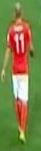
#> input picture media/players/hol3.jpg, 41 x 151 px
$ python identify_players.py
#> lines starting #> are read from the running program, lines starting #| are printed output that depends on the picture; after the words box and inside, x2 and y2 are one past the last pixel; in counts of white or black regions, pixels touching at a corner belong together
import cv2
import numpy as np
from colorthief import ColorThief
import matplotlib.pyplot as plt

def create_bar(height, width, color):
    bar = np.zeros((height, width, 3), np.uint8)
    bar[:] = color
    red, green, blue = int(color[2]), int(color[1]), int(color[0])
    return bar, (red, green, blue)


def get_centers(img):
    height, width, _ = np.shape(img)
    data = np.reshape(img, (height * width, 3))
    data = np.float32(data)
    number_clusters = 5
    criteria = (cv2.TERM_CRITERIA_EPS + cv2.TERM_CRITERIA_MAX_ITER, 10, 1.0)
    flags = cv2.KMEANS_RANDOM_CENTERS
    compactness, labels, centers = cv2.kmeans(data, number_clusters, None, criteria, 10, flags)
    return centers

def display(indice, centers, img):
    font = cv2.FONT_HERSHEY_SIMPLEX
    bars = []
    rgb_values = []

    for index, row in enumerate(centers):
        bar, rgb = create_bar(200, 200, row)
        bars.append(bar)
        rgb_values.append(rgb)

    img_bar = np.hstack(bars)

    for index, row in enumerate(rgb_values):
        image = cv2.putText(img_bar, f'{index + 1}. RGB: {row}', (5 + 200 * index, 200 - 10),
                            font, 0.5, (255, 0, 0), 1, cv2.LINE_AA)
        print(f'{index + 1}. RGB{row}')

    cv2.imshow('Image {}'.format(indice), img)
    cv2.imshow('Dominant colors {}'.format(indice), img_bar)

image = cv2.imread('media/players/hol3.jpg')
#> image is the input picture: shape (151, 41, 3); mean B, G, R 72.9, 129.2, 125.6
hvs = cv2.cvtColor(image, cv2.COLOR_RGB2HSV)
#> hvs: shape (151, 41, 3); mean H, S, V 82.9, 139.7, 154.8
plt.imshow(hvs)
plt.show()

centers = get_centers(image)
#> in get_centers, `compactness, labels, centers = cv2.kmeans(data, number_clusters, None,..`: compactness = 5597046.7; labels = 6191 values, max 4 at index 0, min 0 at index 140, mean 2.79; centers = [[100.6, 135.3, 192], [213.6, 226, 234.8], [46.2, 120.9, 79.88], [42.04, 54.71, 187.9], [67.68, 138.2, 99.91]]
display(1, centers, image)
#> the loop in display, `for index, row in enumerate(centers):` made 5 passes
#> (row, red in create_bar, green in create_bar, blue in create_bar) on passes 1 to 5: ([100.6, 135.3, 192], 192, 135, 100), ([213.6, 226, 234.8], 234, 226, 213), ([46.2, 120.9, 79.88], 79, 120, 46), ([42.04, 54.71, 187.9], 187, 54, 42), ([67.68, 138.2, 99.91], 99, 138, 67)
#> pass 1, in display, `bar, rgb = create_bar(200, 200, row)`:
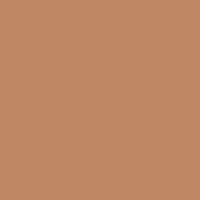
#> bar: shape (200, 200, 3); mean of channels 0, 1, 2 100, 135, 192; drawn as B, G, R
#> pass 2, in display, `bar, rgb = create_bar(200, 200, row)`:
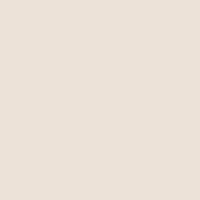
#> bar: shape (200, 200, 3); mean of channels 0, 1, 2 213, 226, 234; drawn as B, G, R
#> pass 3, in display, `bar, rgb = create_bar(200, 200, row)`:
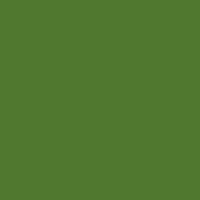
#> bar: shape (200, 200, 3); mean of channels 0, 1, 2 46, 120, 79; drawn as B, G, R
#> after the loop in display, `for index, row in enumerate(centers):`: bars = 5 items; rgb_values = [(192, 135, 100), (234, 226, 213), (79, 120, 46), (187, 54, 42), (99, 138, 67)]
#> in display, `img_bar = np.hstack(bars)`:
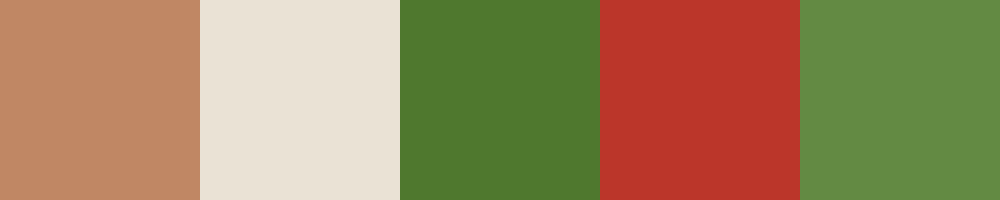
#> img_bar: shape (200, 1000, 3); mean of channels 0, 1, 2 93.6, 134.6, 158.2; drawn as B, G, R
#> the loop in display, `for index, row in enumerate(rgb_values):` made 5 passes
#| 1. RGB(192, 135, 100)
#| 2. RGB(234, 226, 213)
#| 3. RGB(79, 120, 46)
#| 4. RGB(187, 54, 42)
#| 5. RGB(99, 138, 67)
#> pass 2, in display, `image = cv2.putText(img_bar, f'{index + 1}. RGB: {row}', (5 + 200 * in..`:
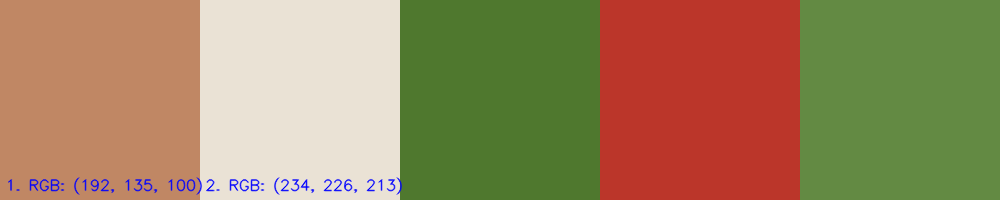
#> image: shape (200, 1000, 3); mean of channels 0, 1, 2 94.1, 133.7, 157.1; drawn as B, G, R
#> pass 3, in display, `image = cv2.putText(img_bar, f'{index + 1}. RGB: {row}', (5 + 200 * in..`:
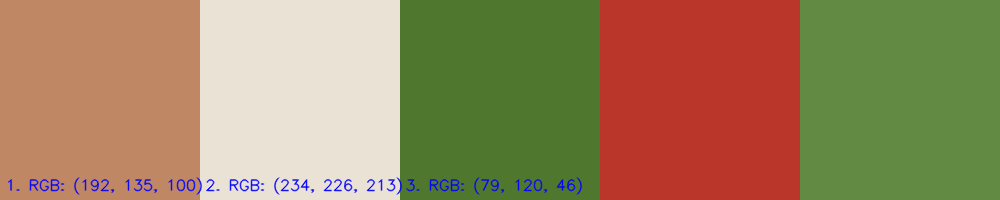
#> image: shape (200, 1000, 3); 0.52% of pixels changed, all inside (x1, y1, x2, y2) = (406, 177, 583, 195); drawn as B, G, R
#> after the loop in display, `for index, row in enumerate(rgb_values):`:
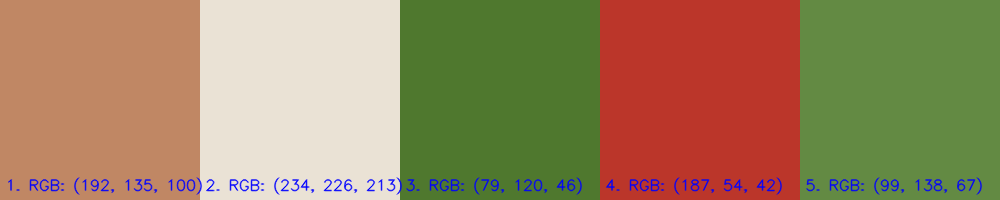
#> img_bar: shape (200, 1000, 3); 2.73% of pixels changed, all inside (x1, y1, x2, y2) = (8, 177, 983, 195); drawn as B, G, R
""""
image2 = cv2.imread('media/players/arg2.jpg')
centers = get_centers(image2)
display(2, centers, image2)

ct = ColorThief('media/players/arg2.jpg')
palette = ct.get_palette(color_count=5)
plt.imshow([[palette[i] for i in range(5)]])
plt.show()

ct = ColorThief('media/players/arg1.jpg')
palette = ct.get_palette(color_count=5)
plt.imshow([[palette[i] for i in range(5)]])
plt.show()

ct = ColorThief('media/players/hol1.jpg')
palette = ct.get_palette(color_count=5)
plt.imshow([[palette[i] for i in range(5)]])
plt.show()

ct = ColorThief('media/players/hol2.jpg')
palette = ct.get_palette(color_count=5)
plt.imshow([[palette[i] for i in range(5)]])
plt.show()

ct = ColorThief('media/players/hol3.jpg')
palette = ct.get_palette(color_count=5)
plt.imshow([[palette[i] for i in range(5)]])
plt.show() """

""" image3 = cv2.imread('media/players/hol1.jpg')
centers = get_centers(image3)
display(3, centers, image3)

image4 = cv2.imread('media/players/hol2.jpg')
centers = get_centers(image4)
display(4, centers, image4) """

cv2.waitKey(0)

$ run again, with media/players/hol1.JPG copied over media/players/hol3.jpg
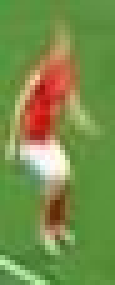
#> input picture media/players/hol1.JPG, 23 x 57 px (shown 5 times larger)
#> image is the input picture: shape (57, 23, 3); mean B, G, R 73.8, 142, 119.1
#> hvs: shape (57, 23, 3); mean H, S, V 79.5, 136.9, 155
#> data = 1311 rows, first 8: [62, 154, 73], [62, 151, 77], [62, 147, 85], [63, 145, 92], [63, 144, 95], [64, 146, 94], [64, 148, 89], [64, 150, 86]
#> in get_centers, `compactness, labels, centers = cv2.kmeans(data, number_clusters, None,..`: compactness = 819585.5; labels = 1311 values, max 4 at index 127, min 0 at index 173, mean 2; centers = [[123.2, 180.9, 170.3], [35.79, 54.59, 176.1], [62.7, 142.3, 94.98], [210.4, 229.9, 233.9], [77.78, 124, 166.3]]
#> the loop in display, `for index, row in enumerate(centers):` made 5 passes
#> (row, red in create_bar, green in create_bar, blue in create_bar) on passes 1 to 5: ([123.2, 180.9, 170.3], 170, 180, 123), ([35.79, 54.59, 176.1], 176, 54, 35), ([62.7, 142.3, 94.98], 94, 142, 62), ([210.4, 229.9, 233.9], 233, 229, 210), ([77.78, 124, 166.3], 166, 123, 77)
#> pass 1, in display, `bar, rgb = create_bar(200, 200, row)`:
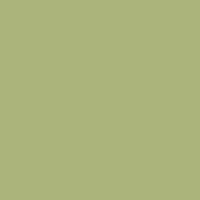
#> bar: shape (200, 200, 3); mean of channels 0, 1, 2 123, 180, 170; drawn as B, G, R
#> after the loop in display, `for index, row in enumerate(centers):`: bars = 5 items; rgb_values = [(170, 180, 123), (176, 54, 35), (94, 142, 62), (233, 229, 210), (166, 123, 77)]
#> the loop in display, `for index, row in enumerate(rgb_values):` made 5 passes
#> (printed output is left out)
#> after the loop in display, `for index, row in enumerate(rgb_values):`:
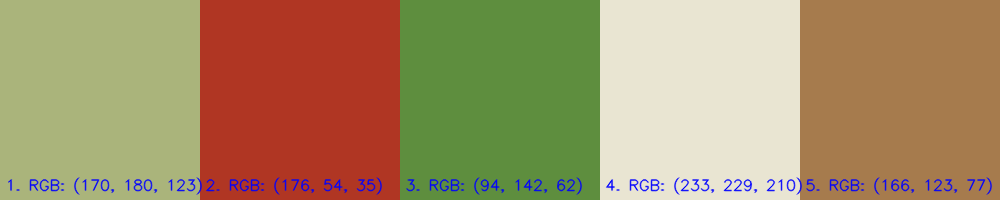
#> img_bar: shape (200, 1000, 3); mean of channels 0, 1, 2 103.2, 143.9, 165.8; drawn as B, G, R

$ run again, with media/players/hol2.JPG copied over media/players/hol3.jpg
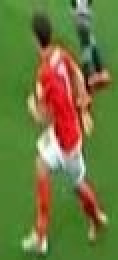
#> input picture media/players/hol2.JPG, 59 x 130 px (shown 2 times larger)
#> image is the input picture: shape (130, 59, 3); mean B, G, R 61.4, 119.1, 108.2
#> hvs: shape (130, 59, 3); mean H, S, V 81.4, 147, 139.8
#> in get_centers, `compactness, labels, centers = cv2.kmeans(data, number_clusters, None,..`: compactness = 7804110.6; labels = 7670 values, max 4 at index 1438, min 0 at index 38, mean 1.38; centers = [[107.4, 139.2, 167.3], [51.76, 126.1, 82.74], [24.93, 54.6, 65.34], [183.8, 204.4, 217.2], [41.4, 53.09, 184.1]]
#> the loop in display, `for index, row in enumerate(centers):` made 5 passes
#> (row, red in create_bar, green in create_bar, blue in create_bar) on passes 1 to 5: ([107.4, 139.2, 167.3], 167, 139, 107), ([51.76, 126.1, 82.74], 82, 126, 51), ([24.93, 54.6, 65.34], 65, 54, 24), ([183.8, 204.4, 217.2], 217, 204, 183), ([41.4, 53.09, 184.1], 184, 53, 41)
#> pass 1, in display, `bar, rgb = create_bar(200, 200, row)`:
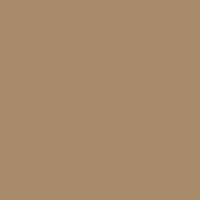
#> bar: shape (200, 200, 3); mean of channels 0, 1, 2 107, 139, 167; drawn as B, G, R
#> after the loop in display, `for index, row in enumerate(centers):`: bars = 5 items; rgb_values = [(167, 139, 107), (82, 126, 51), (65, 54, 24), (217, 204, 183), (184, 53, 41)]
#> the loop in display, `for index, row in enumerate(rgb_values):` made 5 passes
#> (printed output is left out)
#> after the loop in display, `for index, row in enumerate(rgb_values):`:
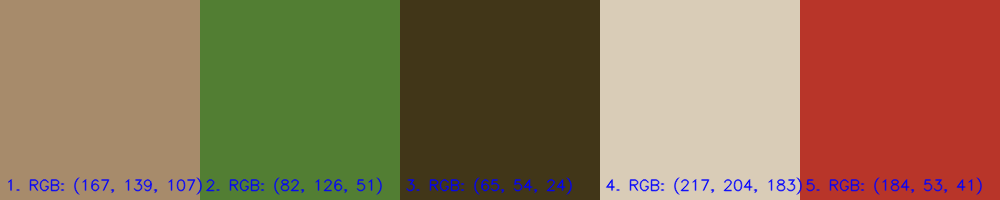
#> img_bar: shape (200, 1000, 3); mean of channels 0, 1, 2 83.2, 113.9, 141.3; drawn as B, G, R

$ run again, with media/players/hol4.JPG copied over media/players/hol3.jpg
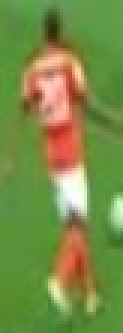
#> input picture media/players/hol4.JPG, 41 x 111 px (shown 3 times larger)
#> image is the input picture: shape (111, 41, 3); mean B, G, R 70.4, 140.9, 120.2
#> hvs: shape (111, 41, 3); mean H, S, V 80.8, 143.1, 155.4
#> in get_centers, `compactness, labels, centers = cv2.kmeans(data, number_clusters, None,..`: compactness = 3206856.9; labels = 4551 values, max 4 at index 0, min 0 at index 671, mean 3.18; centers = [[72.61, 110.4, 190.8], [209.4, 235.6, 230.7], [46.94, 106.1, 120], [136.3, 175.9, 211.6], [60.21, 143.2, 93.75]]
#> the loop in display, `for index, row in enumerate(centers):` made 5 passes
#> (row, red in create_bar, green in create_bar, blue in create_bar) on passes 1 to 5: ([72.61, 110.4, 190.8], 190, 110, 72), ([209.4, 235.6, 230.7], 230, 235, 209), ([46.94, 106.1, 120], 119, 106, 46), ([136.3, 175.9, 211.6], 211, 175, 136), ([60.21, 143.2, 93.75], 93, 143, 60)
#> after the loop in display, `for index, row in enumerate(centers):`: bars = 5 items; rgb_values = [(190, 110, 72), (230, 235, 209), (119, 106, 46), (211, 175, 136), (93, 143, 60)]
#> the loop in display, `for index, row in enumerate(rgb_values):` made 5 passes
#> (printed output is left out)
#> after the loop in display, `for index, row in enumerate(rgb_values):`:
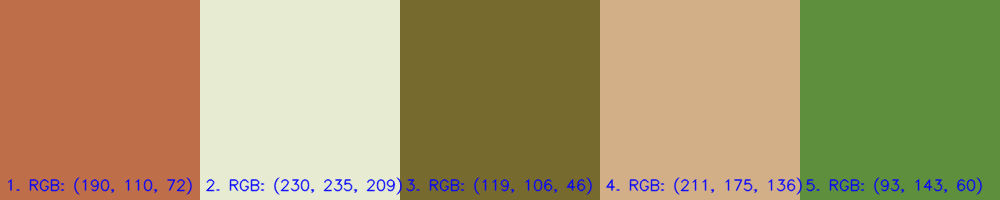
#> img_bar: shape (200, 1000, 3); mean of channels 0, 1, 2 106.4, 152, 166.6; drawn as B, G, R
